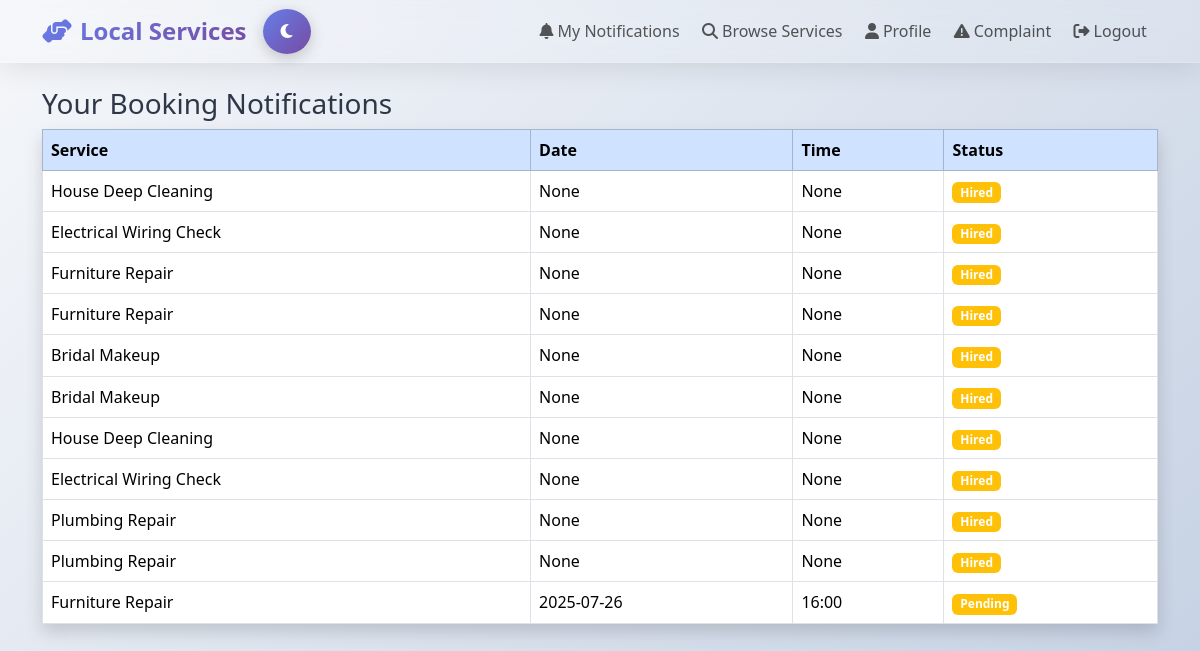
The app's page /customer/notifications (signed in) with its own data.
### app.py (models this page shows, shortened)
class Booking(db.Model):
    id = db.Column(db.Integer, primary_key=True)
    customer_id = db.Column(db.Integer, db.ForeignKey('user.id'), nullable=False)
    provider_id = db.Column(db.Integer, db.ForeignKey('user.id'), nullable=False)
    service_id = db.Column(db.Integer, db.ForeignKey('service.id'), nullable=False)
    customer_name = db.Column(db.String(100))
    age = db.Column(db.Integer)
    gender = db.Column(db.String(20))
    address = db.Column(db.String(200))
    date = db.Column(db.String(50))
    time = db.Column(db.String(50))
    payment_method = db.Column(db.String(20))
    rating = db.Column(db.Integer, default=0)
    status = db.Column(db.String(20), default="Pending")
    timestamp = db.Column(db.DateTime, default=datetime.utcnow)
    service = db.relationship('Service', backref='bookings', lazy=True)
    customer = db.relationship('User', foreign_keys=[customer_id], backref='customer_bookings', lazy=True)
    provider = db.relationship('User', foreign_keys=[provider_id], backref='provider_bookings', lazy=True)

class Service(db.Model):
    id = db.Column(db.Integer, primary_key=True)
    provider_id = db.Column(db.Integer, db.ForeignKey('user.id'), nullable=False)
    name = db.Column(db.String(100), nullable=False)
    description = db.Column(db.Text, nullable=False)
    price = db.Column(db.Float, nullable=False)
    location = db.Column(db.String(100), nullable=False)
    is_available = db.Column(db.Boolean, default=True)
    provider = db.relationship('User', backref='services')

### app.py (the view)
@app.route('/customer/notifications')
@login_required
def customer_notifications():
    if current_user.role != 'customer':
        flash("Unauthorized access!", "danger")
        return redirect(url_for('index'))
    notifications = Booking.query.filter_by(customer_id=current_user.id).order_by(Booking.timestamp.desc()).all()
    return render_template('customer_notifications.html', notifications=notifications)

### app.py (called while the page is built)
@login_manager.user_loader
def load_user(user_id):
    return User.query.get(int(user_id))

@app.context_processor
def inject_provider_notifications():
    pending_count = 0
    if current_user.is_authenticated and current_user.role == "provider":
        pending_count = Booking.query.filter_by(provider_id=current_user.id, status="Pending").count()
    return dict(provider_pending_count=pending_count)

### templates/customer_notifications.html
{% extends "base.html" %}
{% block content %}
<h3>Your Booking Notifications</h3>
<table class="table table-bordered shadow">
    <thead class="table-primary">
        <tr>
            <th>Service</th>
            <th>Date</th>
            <th>Time</th>
            <th>Status</th>
        </tr>
    </thead>
    <tbody>
        {% for b in notifications %}
        <tr>
            <td>{{ b.service.name }}</td>
            <td>{{ b.date }}</td>
            <td>{{ b.time }}</td>
            <td>
                <span class="badge bg-{{ 'success' if b.status=='Accepted' else 'danger' if b.status=='Rejected' else 'warning' }}">
                    {{ b.status }}
                </span>
            </td>
        </tr>
        {% endfor %}
    </tbody>
</table>
{% endblock %}

### static/css/style.css (style rules this page uses)
:root { --primary-gradient: linear-gradient(135deg, #667eea 0%, #764ba2 100%); --secondary-gradient: linear-gradient(135deg, #f093fb 0%, #f5576c 100%); --success-gradient: linear-gradient(135deg, #4facfe 0%, #00f2fe 100%); --warning-gradient: linear-gradient(135deg, #f6d365 0%, #fda085 100%); --info-gradient: linear-gradient(135deg, #a8edea 0%, #fed6e3 100%); --dark-gradient: linear-gradient(135deg, #2c3e50 0%, #3498db 100%); --bg-primary: linear-gradient(135deg, #f5f7fa 0%, #c3cfe2 100%); --glass-bg: rgba(255, 255, 255, 0.25); --glass-border: rgba(255, 255, 255, 0.18); --text-primary: #2d3748; --text-secondary: #4a5568; --card-bg: rgba(255, 255, 255, 0.9); --shadow-soft: 0 8px 32px rgba(0, 0, 0, 0.1); --shadow-hover: 0 12px 40px rgba(0, 0, 0, 0.15); }
body { background: var(--bg-primary); font-family: 'Segoe UI', system-ui, -apple-system, sans-serif; min-height: 100vh; color: var(--text-primary); transition: all 0.5s ease; }

### records on screen
Booking: service.name "House Deep Cleaning", date "None", time "None", status "Hired"
Booking: service.name "Electrical Wiring Check", date "None", time "None", status "Hired"
Booking: service.name "Furniture Repair", date "None", time "None", status "Hired"
Booking: service.name "Furniture Repair", date "None", time "None", status "Hired"
Booking: service.name "Bridal Makeup", date "None", time "None", status "Hired"
Booking: service.name "Bridal Makeup", date "None", time "None", status "Hired"
Booking: service.name "House Deep Cleaning", date "None", time "None", status "Hired"
Booking: service.name "Electrical Wiring Check", date "None", time "None", status "Hired"
Booking: service.name "Plumbing Repair", date "None", time "None", status "Hired"
Booking: service.name "Plumbing Repair", date "None", time "None", status "Hired"
Booking: service.name "Furniture Repair", date "2025-07-26", time "16:00", status "Pending"
